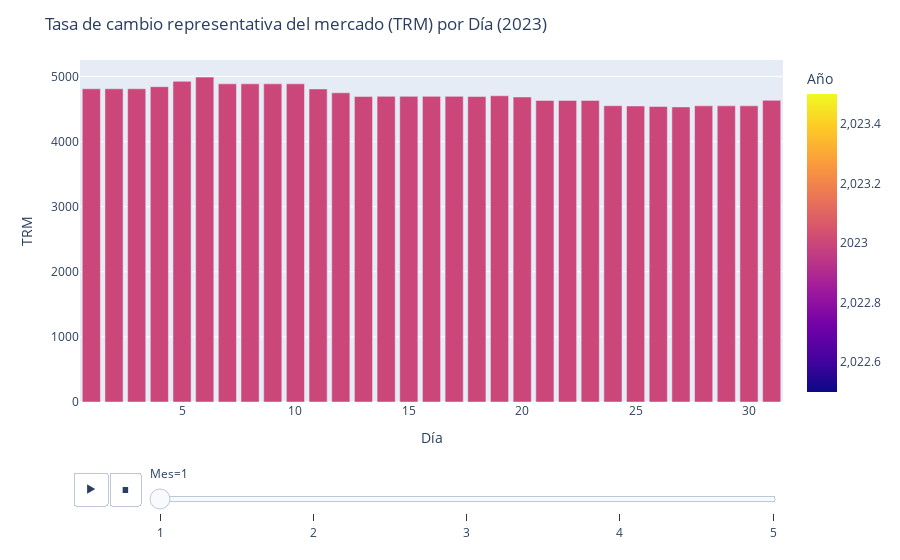

Notebook code cell kept with this figure:
### Markdown cell above
### 2.8. Animación mostrando barras en vez de puntos y ordenando los meses de menor a mayor

**Prompt ChatGPT**: Vuelve a graficar ordenando Mes de menor a mayor. Además, por favor, aumenta al doble el tiempo de la animación.

### Code cell
import pandas as pd
import plotly.express as px

# Ruta del archivo Excel
archivo_excel = '../data/1.1.16.TCM_Serie historica_ultimos_doce meses.xlsx'

# Lee el archivo Excel y omite las primeras siete filas y las cuatro últimas
df = pd.read_excel(archivo_excel, skiprows=7, skipfooter=4)

# Convierte la columna 'Fecha (dd/mm/aaaa)' al formato de fecha
df['Fecha (dd/mm/aaaa)'] = pd.to_datetime(df['Fecha (dd/mm/aaaa)'], format='%d/%m/%Y')

# Crea las columnas 'Día', 'Mes' y 'Año'
df['Día'] = df['Fecha (dd/mm/aaaa)'].dt.day
df['Mes'] = df['Fecha (dd/mm/aaaa)'].dt.month
df['Año'] = df['Fecha (dd/mm/aaaa)'].dt.year

# Filtra los datos solo para el año 2023
df_2023 = df[df['Año'] == 2023]

# Ordena los meses de menor a mayor
df_2023 = df_2023.sort_values('Mes')

# Crea la animación con barras para el año 2023
fig = px.bar(df_2023, x='Día', y='Tasa de cambio representativa del mercado (TRM)', animation_frame='Mes', color='Año')

# Configura los títulos y etiquetas de los ejes
fig.update_layout(title='Tasa de cambio representativa del mercado (TRM) por Día (2023)', xaxis_title='Día', yaxis_title='TRM')

# Aumenta el tiempo de la animación al doble
fig.layout.updatemenus[0].buttons[0].args[1]['frame']['duration'] = 2000

# Muestra la animación
fig.show()

### Figure 1 — Plotly figure (JSON) as saved in the notebook; plotly's stock layout.template omitted (floating-point values rounded to 4 significant figures)
{"data": [{"alignmentgroup": "True", "hovertemplate": "Mes=1<br>Día=%{x}<br>Tasa de cambio representativa del mercado (TRM)=%{y}<br>Año=%{marker.color}<extra></extra>", "legendgroup": "", "marker": {"color": [2023, 2023, 2023, 2023, 2023, 2023, 2023, 2023, 2023, 2023, 2023, 2023, 2023, 2023, 2023, 2023, 2023, 2023, 2023, 2023, 2023, 2023, 2023, 2023, 2023, 2023, 2023, 2023, 2023, 2023, 2023], "coloraxis": "coloraxis", "pattern": {"shape": ""}}, "name": "", "offsetgroup": "", "orientation": "v", "showlegend": false, "textposition": "auto", "type": "bar", "x": [1, 31, 30, 29, 28, 27, 26, 25, 24, 23, 22, 21, 20, 19, 18, 2, 16, 17, 4, 5, 6, 7, 8, 3, 10, 11, 12, 13, 14, 15, 9], "xaxis": "x", "y": [4810.0, 4632.0, 4548.0, 4548.0, 4548.0, 4532.0, 4539.0, 4546.0, 4551.0, 4632.0, 4632.0, 4632.0, 4684.0, 4703.0, 4691.0, 4810.0, 4694.0, 4694.0, 4842.0, 4924, 4990.0, 4886.0, 4886.0, 4810.0, 4886.0, 4808.0, 4749.0, 4692.0, 4694.0, 4694.0, 4886.0], "yaxis": "y"}], "layout": {"barmode": "relative", "coloraxis": {"colorbar": {"title": {"text": "Año"}}, "colorscale": [[0, "#0d0887"], [0.1111, "#46039f"], [0.2222, "#7201a8"], [0.3333, "#9c179e"], [0.4444, "#bd3786"], [0.5556, "#d8576b"], [0.6667, "#ed7953"], [0.7778, "#fb9f3a"], [0.8889, "#fdca26"], [1, "#f0f921"]]}, "legend": {"tracegroupgap": 0}, "margin": {"t": 60}, "sliders": [{"active": 0, "currentvalue": {"prefix": "Mes="}, "len": 0.9, "pad": {"b": 10, "t": 60}, "steps": [{"args": [["1"], {"frame": {"duration": 0, "redraw": true}, "fromcurrent": true, "mode": "immediate", "transition": {"duration": 0, "easing": "linear"}}], "label": "1", "method": "animate"}, {"args": [["2"], {"frame": {"duration": 0, "redraw": true}, "fromcurrent": true, "mode": "immediate", "transition": {"duration": 0, "easing": "linear"}}], "label": "2", "method": "animate"}, {"args": [["3"], {"frame": {"duration": 0, "redraw": true}, "fromcurrent": true, "mode": "immediate", "transition": {"duration": 0, "easing": "linear"}}], "label": "3", "method": "animate"}, {"args": [["4"], {"frame": {"duration": 0, "redraw": true}, "fromcurrent": true, "mode": "immediate", "transition": {"duration": 0, "easing": "linear"}}], "label": "4", "method": "animate"}, {"args": [["5"], {"frame": {"duration": 0, "redraw": true}, "fromcurrent": true, "mode": "immediate", "transition": {"duration": 0, "easing": "linear"}}], "label": "5", "method": "animate"}], "x": 0.1, "xanchor": "left", "y": 0, "yanchor": "top"}], "title": {"text": "Tasa de cambio representativa del mercado (TRM) por Día (2023)"}, "updatemenus": [{"buttons": [{"args": [null, {"frame": {"duration": 2000, "redraw": true}, "fromcurrent": true, "mode": "immediate", "transition": {"duration": 500, "easing": "linear"}}], "label": "&#9654;", "method": "animate"}, {"args": [[null], {"frame": {"duration": 0, "redraw": true}, "fromcurrent": true, "mode": "immediate", "transition": {"duration": 0, "easing": "linear"}}], "label": "&#9724;", "method": "animate"}], "direction": "left", "pad": {"r": 10, "t": 70}, "showactive": false, "type": "buttons", "x": 0.1, "xanchor": "right", "y": 0, "yanchor": "top"}], "xaxis": {"anchor": "y", "domain": [0, 1], "title": {"text": "Día"}}, "yaxis": {"anchor": "x", "domain": [0, 1], "title": {"text": "TRM"}}}}
